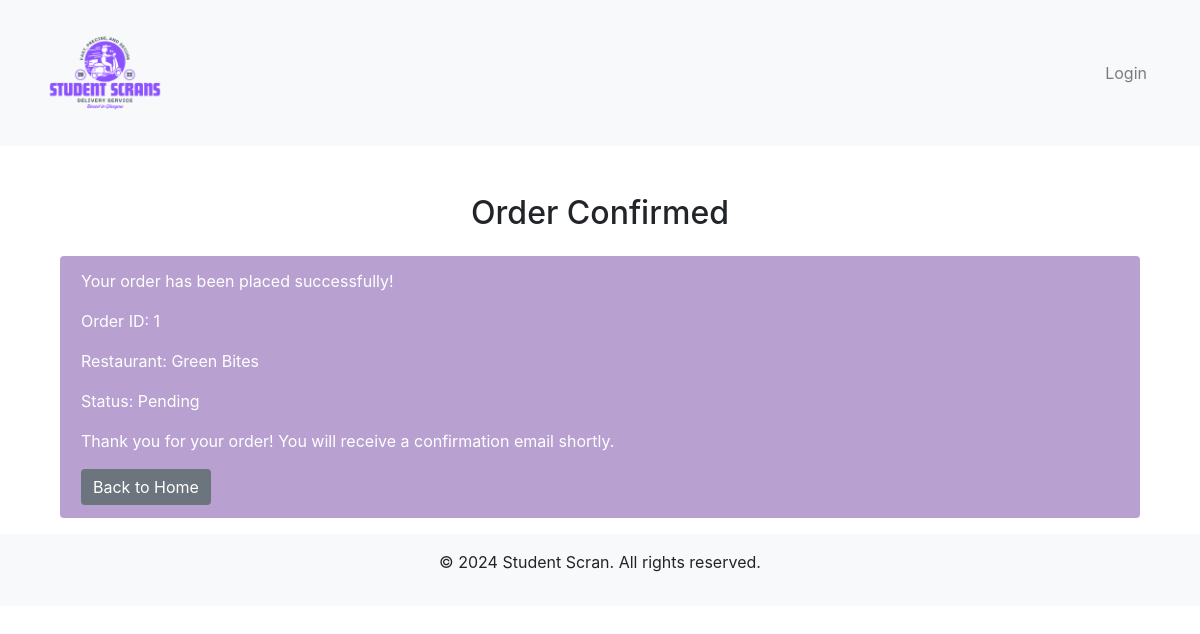
Screenshot of /order/confirmed/1/ with the database file from the repository.
### orders/models.py (models this page shows, shortened)
class Order(models.Model):
    user = models.ForeignKey(CustomUser, on_delete=models.CASCADE)
    restaurant = models.ForeignKey(Restaurant, on_delete=models.CASCADE)
    status = models.CharField(max_length=50, default="Pending")
    created_at = models.DateTimeField(auto_now_add=True)
    objects = models.Manager()

### restaurants/models.py (models this page shows, shortened)
class Restaurant(models.Model):
    name = models.CharField(max_length=100)
    location = models.CharField(max_length=200)
    description = models.TextField(blank=True, null=True)

### users/views.py (the view)
# urls.py: path('order/confirmed/<int:order_id>/', views.order_confirmed, name='order_confirmed'),
def order_confirmed(request, order_id):
    order = Order.objects.get(id=order_id)
    return render(request, 'order/confirmed.html', {'order': order})

### templates/order/confirmed.html (shortened to what this page needs)
{% extends 'base.html' %}
{% block content %}
<div class="container mt-5">
    <h2 class="text-center mb-4">Order Confirmed</h2>
    <div class="alert alert-light-purple">
        <p>Your order has been placed successfully!</p>
        <p>Order ID: {{ order.id }}</p>
        <p>Restaurant: {{ order.restaurant.name }}</p>
        <p>Status: {{ order.status }}</p>
        <p>Thank you for your order! You will receive a confirmation email shortly.</p>
        <a href="{% url 'home' %}" class="btn btn-grey">Back to Home</a>
    </div>
</div>
{% endblock %}

### templates/order/confirmed.html (style rules this page uses)
.alert-light-purple { background-color: #b8a0d1; color: white; }
.btn-grey { background-color: #6c757d; color: white; border: none; }

### rows the page displays
Order: id "1", restaurant.name "Green Bites", status "Pending"
